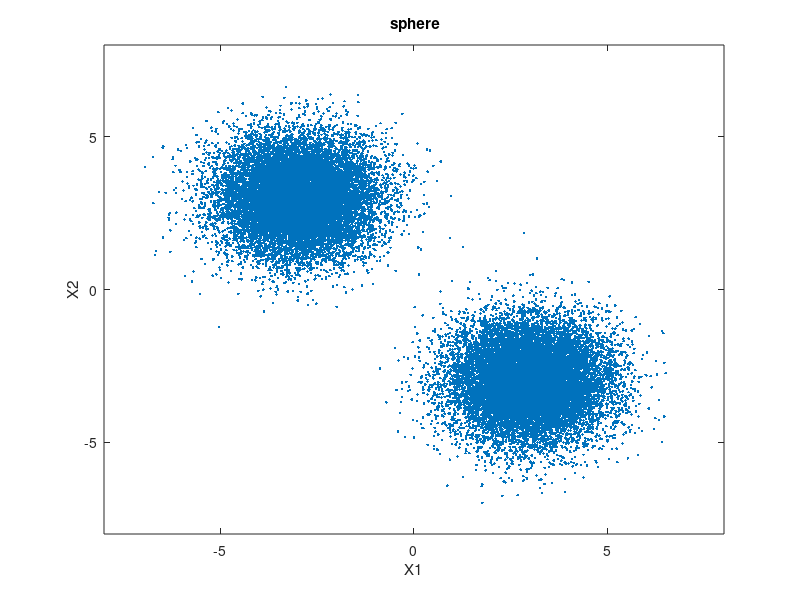

This chart was generated by the following MATLAB code:
clear;
%Implement a random number generator for a random(the method used in Q1)
mu1 = [-3,3];
sigma1 = [1 0;0 1];
mu2 = [3,-3];
sigma2 = [1 0;0 1];
%mixture distribution, method in Q2
p=0.5;
for i=1:30000
x=rand;
if x>p
    r(i,:) = mvnrnd(mu1,sigma1,1);
else 
    r(i,:) = mvnrnd(mu2,sigma2,1);
end
end
%EM to estimate the paremeter 
tic;
GMModel = fitgmdist(r,2)
toc;
plot(r(:,1),r(:,2),'.');
title(' sphere')
xlabel('X1');
ylabel('X2')
axis([-8 8 -8 8])
